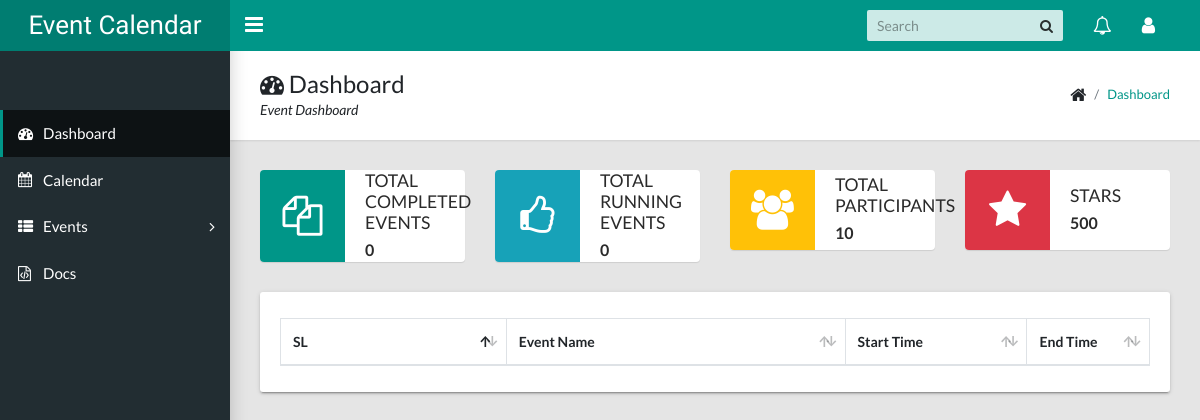
The page /calendarapp/ (signed in) on the database as committed earlier.
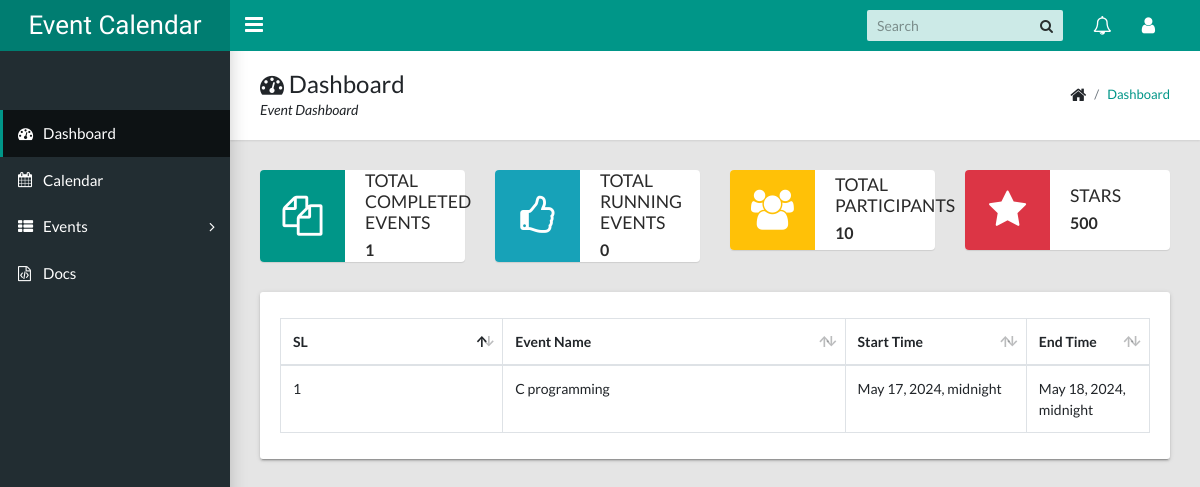
The same page on the database as committed later.
### calendarapp/models/event.py (models this page shows, shortened)
class Event(EventAbstract):
    user = models.CharField(max_length=100)
    title = models.CharField(max_length=200)
    description = models.TextField()
    start_time = models.DateTimeField()
    end_time = models.DateTimeField()
    objects = EventManager()

### studyHall/views.py (the view)
# urls.py: path("", DashboardView.as_view(), name="dashboard"),
class DashboardView( View):
    template_name = "calendarapp/dashboard.html"
    def get(self, request, *args, **kwargs):
        events = Event.objects.get_all_events(user=request.user)
        running_events = Event.objects.get_running_events(user=request.user)
        latest_events = Event.objects.filter(user=request.user).order_by("-id")[:10]
        context = {
            "total_event": events.count(),
            "running_events": running_events,
            "latest_events": latest_events,
        }
        return render(request, self.template_name, context)

### calendarapp/models/event.py (called while the page is built)
    def get_all_events(self, user):
        events = Event.objects.filter(user=user, is_active=True, is_deleted=False)
        return events

    def get_running_events(self, user):
        running_events = Event.objects.filter(
            user=user,
            is_active=True,
            is_deleted=False,
            end_time__gte=datetime.now().date(),
        ).order_by("start_time")
        return running_events

### templates/calendarapp/dashboard.html (shortened to what this page needs)
{% extends 'base/base.html' %}
{% load static %}
{% block breadcrumb %}
    <div>
        <h1><i class="fa fa-dashboard"></i> Dashboard</h1>
        <p>Event Dashboard</p>
    </div>
    <ul class="app-breadcrumb breadcrumb">
        <li class="breadcrumb-item"><i class="fa fa-home fa-lg"></i></li>
        <li class="breadcrumb-item"><a href="#">Dashboard</a></li>
    </ul>
{% endblock breadcrumb %}
{% block content %}
<div class="row">
    <div class="col-md-6 col-lg-3">
        <div class="widget-small primary coloured-icon">
            <i class="icon fa fa-files-o fa-3x"></i>
            <div class="info">
                <h4>Total Completed Events</h4>
                <p><b>{{ total_event }}</b></p>
            </div>
        </div>
    </div>
    <div class="col-md-6 col-lg-3">
        <div class="widget-small info coloured-icon">
            <i class="icon fa fa-thumbs-o-up fa-3x"></i>
            <div class="info">
                <h4>Total Running Events</h4>
                <p><b>{{ running_events.count }}</b></p>
            </div>
        </div>
    </div>
    <div class="col-md-6 col-lg-3">
        <div class="widget-small warning coloured-icon">
            <i class="icon fa fa-users fa-3x"></i>
            <div class="info">
                <h4>Total Participants</h4>
                <p><b>10</b></p>
            </div>
        </div>
    </div>
    <div class="col-md-6 col-lg-3">
        <div class="widget-small danger coloured-icon">
            <i class="icon fa fa-star fa-3x"></i>
            <div class="info">
                <h4>Stars</h4>
                <p><b>500</b></p>
            </div>
        </div>
    </div>
    <div class="col-md-12">
        <div class="tile">
            <div class="tile-body">
                <div class="table-responsive">
                    <div id="sampleTable_wrapper" class="dataTables_wrapper container-fluid dt-bootstrap4 no-footer">
                        <div class="row">
                            <div class="col-sm-12">
                                <table class="table table-hover table-bordered dataTable no-footer" id="sampleTable" role="grid" aria-describedby="sampleTable_info">
                                    <thead>
                                        <tr role="row">
                                            <th class="sorting_asc" tabindex="0" aria-controls="sampleTable" rowspan="1" colspan="1" aria-sort="ascending" aria-label="Name: activate to sort column descending" style="width: 261.641px;">SL</th>
                                            <th class="sorting" tabindex="0" aria-controls="sampleTable" rowspan="1" colspan="1" aria-label="Position: activate to sort column ascending" style="width: 417.312px;">Event Name</th>
                                            <th class="sorting" tabindex="0" aria-controls="sampleTable" rowspan="1" colspan="1" aria-label="Office: activate to sort column ascending" style="width: 189.281px;">Start Time</th>
                                            <th class="sorting" tabindex="0" aria-controls="sampleTable" rowspan="1" colspan="1" aria-label="Age: activate to sort column ascending" style="width: 102.141px;">End Time</th>
                                        </tr>
                                    </thead>
                                    <tbody>
                                        {% for event in latest_events %}
                                            <tr role="row" class="odd">
                                                <td class="sorting_1">{{ forloop.counter }}</td>
                                                <td>{{ event.title }}</td>
                                                <td>{{ event.start_time }}</td>
                                                <td>{{ event.end_time }}</td>
                                            </tr>
                                        {% endfor %}
                                    </tbody>
                                </table>
                            </div>
                        </div>
                    </div>
                </div>
            </div>
        </div>
    </div>
</div>
{% endblock content %}

Rows that differ between the two databases and show on the page:
added Event: title "C programming", start_time "May 17, 2024, midnight", end_time "May 18, 2024, midnight"
Other text that changed with them:
{{ total_event }}: "0" → "1"
